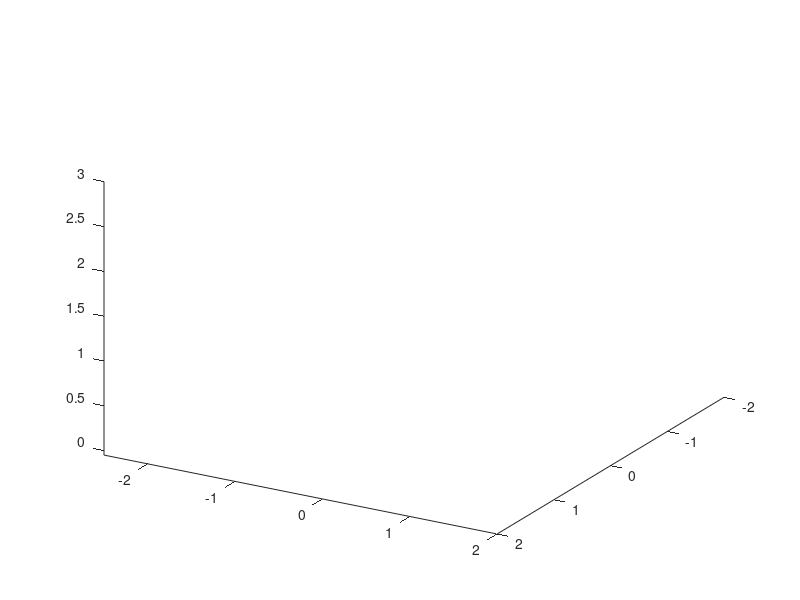

MATLAB code for this plot: (Note: this script raises an error after producing the figure.)
clf;
clc;
clear

axis([-2,2,-2.5,2,-0.05,3]);
view(120,30);
camlight(0,15);
hold on

%test
PlaceObject('Cafe_Counter7.ply', [0.5, -0.8, 0.1]);
PlaceObject('Cafe_Back_Counter5.ply', [-1.2, -0.2, 0.1]);
PlaceObject('Cafe_Counter_Middle3.PLY',[0.5,-0.8,0.1]);
PlaceObject('fireExtinguisher2.ply', [-1.4, -2, 1.45]);
PlaceObject('eStop4.ply', [0.2, 0.3, 1.3]);
PlaceObject('tempFence7r.PLY',[0.25,-1.6,0.075]);
PlaceObject('Siren3.PLY',[0.2,-0.5,1.3]);
PlaceObject('Siren4.PLY',[0.2,-0.2,1.3]);
PlaceObject('Light2.PLY',[0.45,0.1,1.2]);
PlaceObject('Light2.PLY',[0.45,-0.7,1.2]);
PlaceObject('Food_Tray_Red2.PLY',[0,0.8,1.3]);
PlaceObject('Food_Tray_Green2.PLY',[-0.3,1.2,1.3]);
PlaceObject('Food_Tray_Blue2.PLY',[-0.7,1.5,1.3]);
surf([-2,-2;2,2],[-2.5,2;-2.5,2],[0,0;0,0],'CData',imread('check3.jpg'),'FaceColor','texturemap');
surf([-2,-2;-2,-2],[2,-2.5;2,-2.5],[3,3;0,0],'CData',imread('Cafe_Wall5.jpg'),'FaceColor','texturemap');
surf([-2,2;-2,2],[-2.5,-2.5;-2.5,-2.5],[3,3;0,0],'CData',imread('Cafe_Wall3.jpg'),'FaceColor','texturemap');
surf([0.5,0.5;0.5,0.5],[-0.6,0;-0.6,0],[1.2,1.2;0.6,0.6],'CData',imread('Robot_Warning.jpg'),'FaceColor','texturemap');


DobotBaseTransform = transl(-1.6, -0.35, 1.25) * rpy2tr(0,0,0);
s = DobotMagician(DobotBaseTransform);

pickupPoint_global = transl(-1.6, 0.6525, 1.27) * rpy2tr(0, 0, 0);
dropoffPoint_global = transl(-1.6, 0.6525, 1.435) * rpy2tr(0, 0, 0);


pickupPoint_dobot = (DobotBaseTransform - pickupPoint_global) + eye(4)
%pickupPoint_dobot2 = eye(4) + pickupPoint_dobot

% defaultRealQ  = [0,pi/4,pi/4,0,0];
T_0A = (transl(-1.6, -0.6525, 1.27));
trplot(T_0A, 'frame', 'T_A', 'color', 'g', 'length', 0.5);

sq{01} = [-pi/2, pi/4, pi/4, pi/2, 0];
sq{02} = s.model.ikcon(T_0A);
%sq{02} = s.model.ikcon(transl(-1.6, -0.6525, 1.27));
% sq{02} = s.model.ikcon(transl(0, 0.2, 0.2) * rpy2tr(0, 0, -pi/2));

sq{03} = sq{01};
sq{04} = [0,pi/4,pi/4,pi/2,0];
% sq{05} = s.model.ikcon(dropoffPoint);

for i = 1:2
% for i = 1:width(sq)
    newQ = [sq{i}];    
    jointTrajectory = jtraj(s.model.getpos(),sq{i}, 300);
        for trajStep = 1:size(jointTrajectory,1)
            s.model.animate(jointTrajectory(trajStep,:));
            drawnow();
        end
    currentPostion = s.model.fkine(s.model.getpos)
end



% cowHerd = RobotCows1();
% % 2.2 Check how many cow there are
% cowHerd.cowCount
% % 2.3 Plot on single iteration of the random step movement
% cowHerd.PlotSingleRandomStep();
% 
% % input('Finished question 2.3, press enter to continue')
% % 
% % % 2.4 Clear then create another instance with 10 cows
% % clf;
% try delete(cowHerd); end 
% cowHerd = RobotCows(1);
% % 2.5 Test many random steps
% numSteps = 100;
% delay = 0.01;
% cowHerd.TestPlotManyStep(numSteps,delay);
% % 2.6 Query the location of the 2nd cow 
% cowHerd.cowModel{1}.base
